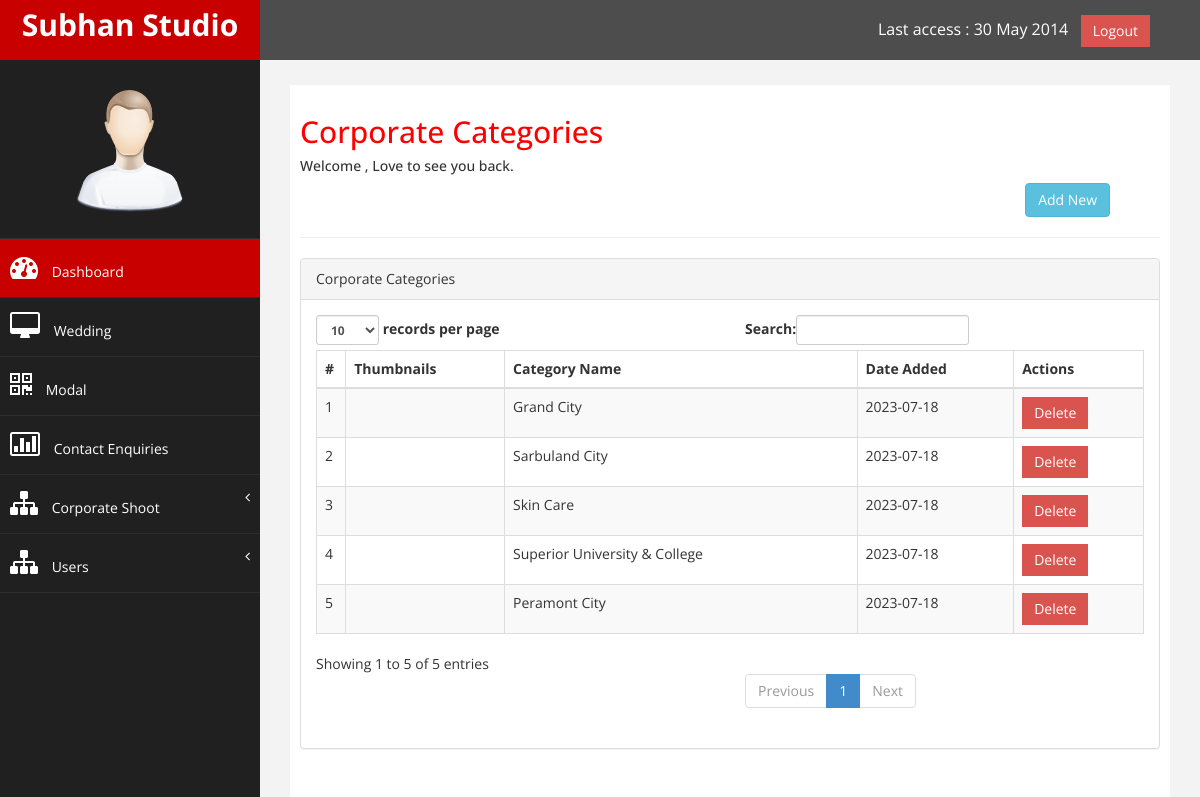
/ss-admin/category.php (signed in), run on the app's committed database.
### tables this page shows
CREATE TABLE `corporate_category` (
  `ctg_id` int(55) NOT NULL,
  `ctg_name` varchar(255) NOT NULL,
  `date_added` date NOT NULL DEFAULT current_timestamp()
);

### ss-admin/category.php (the view, shortened to what this page needs)
<?php
include('header.php');
?>
<div id="page-wrapper" >
	<div id="page-inner">
		<div class="row">
			<div class="col-md-12">
				<h2>Corporate Categories</h2>
				<h5>Welcome , Love to see you back. </h5>
				<a href="add-category.php">
					<button class="btn btn-info" style="float: right; margin-right: 50px;"> Add New</button>
				</a>
			</div>
		</div>
		<hr />
		<div class="row">
			<div class="col-md-12">
				<div class="panel panel-default">
					<div class="panel-heading">
						Corporate Categories
					</div>
					<div class="panel-body">
						<div class="table-responsive">
							<table class="table table-striped table-bordered table-hover" id="wedding">
								<thead>
									<tr>
										<th>#</th>
										<th>Thumbnails</th>
										<th>Category Name</th>
										<th>Date Added</th>
										<th>Actions</th>
									</tr>
								</thead>
								<tbody>
									<?php
									$query=mysqli_query($connect,"SELECT * FROM `corporate_category`");
									while($mrow = mysqli_fetch_array($query)){
									?>
									<tr class="odd gradeX">
										<td>
											<?php echo $mrow['ctg_id']; ?>
										</td>
										<td>
										</td>
										<td>
											<?php echo $mrow['ctg_name']; ?>
										</td>
										<td class="center">
											<?php echo $mrow['date_added']; ?>
										</td>
										<td class="center">
											<a href="del-ctg.php?ctg_id=<?php echo $mrow['ctg_id'] ?>">
												<button class="btn square-btn-adjust btn-danger">Delete</button>
											</a>
										</td>
									</tr>
									<?php
									}
									?>
								</tbody>
							</table>
						</div>
					</div>
				</div>
			</div>
		</div>
	</div>
</div>
<?php
include('footer.php');
?>

### ss-admin/css/custom.css (style rules this page uses)
body { font-family: 'Open Sans', sans-serif; }
#page-wrapper { padding: 15px 15px; min-height: 600px; background:#F3F3F3; }
#page-inner { width:100%; margin:10px 20px 10px 0px; background-color:#fff!important; padding:10px; min-height:1200px; }
h2 { color: #f00; }
.square-btn-adjust { border: 0px solid transparent; -webkit-border-radius: 0px; -moz-border-radius: 0px; border-radius: 0px; }
@media (min-width:768px) { #page-wrapper { margin: 0 0 0 260px; padding: 15px 30px; min-height: 1200px; } }

### data on the page
corporate_category: ctg_id "1", ctg_name "Grand City", date_added "2023-07-18"
corporate_category: ctg_id "2", ctg_name "Sarbuland City", date_added "2023-07-18"
corporate_category: ctg_id "3", ctg_name "Skin Care", date_added "2023-07-18"
corporate_category: ctg_id "4", ctg_name "Superior University & College", date_added "2023-07-18"
corporate_category: ctg_id "5", ctg_name "Peramont City", date_added "2023-07-18"
